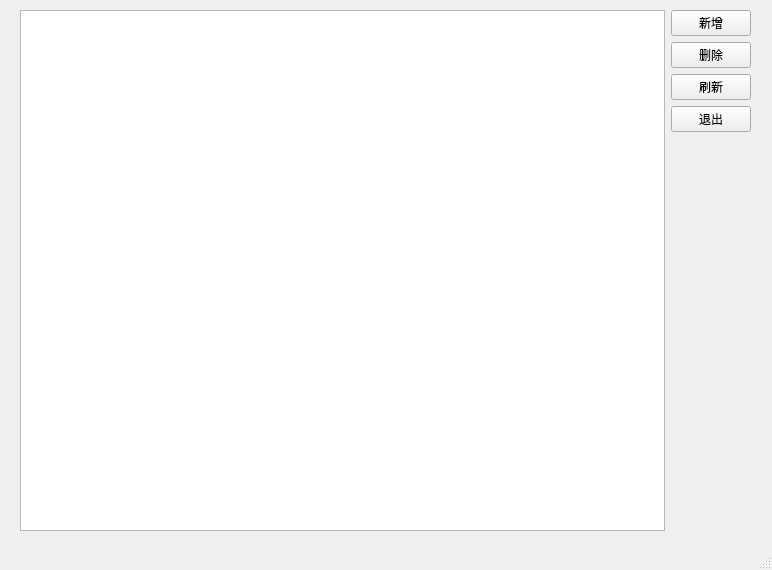
<?xml version="1.0" encoding="UTF-8"?>
<ui version="4.0">
 <class>MainWindow</class>
 <widget class="QMainWindow" name="MainWindow">
  <property name="geometry">
   <rect>
    <x>0</x>
    <y>0</y>
    <width>772</width>
    <height>570</height>
   </rect>
  </property>
  <property name="windowTitle">
   <string>MainWindow</string>
  </property>
  <widget class="QWidget" name="centralwidget">
   <widget class="QWidget" name="gridLayoutWidget">
    <property name="geometry">
     <rect>
      <x>20</x>
      <y>10</y>
      <width>731</width>
      <height>521</height>
     </rect>
    </property>
    <layout class="QGridLayout" name="gridLayout">
     <item row="0" column="1">
      <widget class="QTableView" name="tableView"/>
     </item>
     <item row="0" column="2">
      <layout class="QVBoxLayout" name="verticalLayout">
       <item>
        <widget class="QPushButton" name="pushButtonAdd">
         <property name="text">
          <string>新增</string>
         </property>
        </widget>
       </item>
       <item>
        <widget class="QPushButton" name="pushButtonDel">
         <property name="text">
          <string>删除</string>
         </property>
        </widget>
       </item>
       <item>
        <widget class="QPushButton" name="refresh">
         <property name="text">
          <string>刷新</string>
         </property>
        </widget>
       </item>
       <item>
        <widget class="QPushButton" name="pushButtonExit">
         <property name="text">
          <string>退出</string>
         </property>
        </widget>
       </item>
       <item>
        <layout class="QVBoxLayout" name="verticalLayout_2">
         <item>
          <widget class="QLabel" name="label">
           <property name="text">
            <string/>
           </property>
          </widget>
         </item>
        </layout>
       </item>
      </layout>
     </item>
    </layout>
   </widget>
  </widget>
  <widget class="QStatusBar" name="statusbar"/>
  <action name="actionxinzeng">
   <property name="text">
    <string>新增</string>
   </property>
  </action>
 </widget>
 <resources/>
 <connections/>
</ui>
